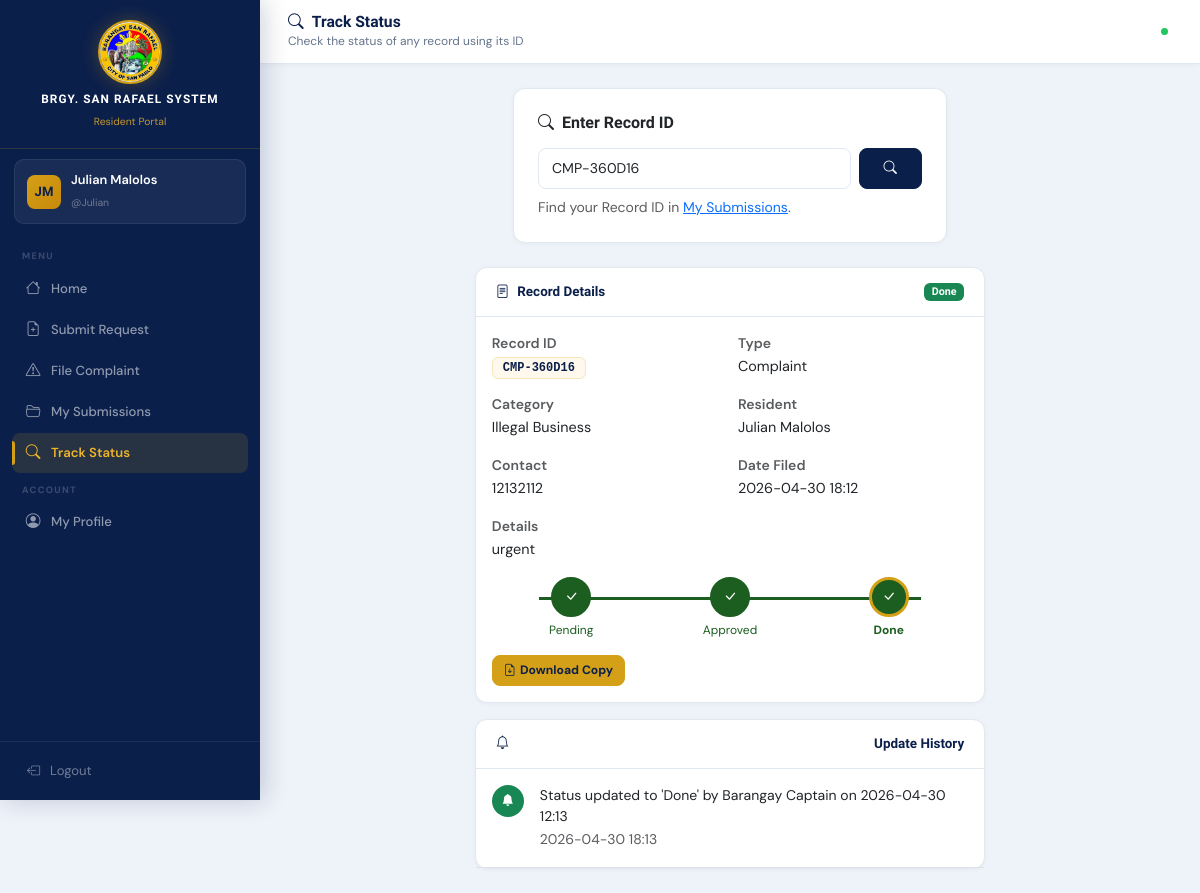
/resident/track_status.php?id=CMP-360D16 (signed in), run on the app's committed database.
### tables this page shows
CREATE TABLE `resident_accounts` (
  `id` int(11) NOT NULL AUTO_INCREMENT,
  `username` varchar(50) NOT NULL,
  `password` varchar(100) NOT NULL,
  `full_name` varchar(100) NOT NULL,
  `address` varchar(200) NOT NULL,
  `contact` varchar(20) NOT NULL,
  `resident_id` varchar(10) DEFAULT NULL,
  `created_at` datetime DEFAULT current_timestamp(),
  PRIMARY KEY (`id`),
  UNIQUE KEY `username` (`username`),
  UNIQUE KEY `resident_id` (`resident_id`),
  CONSTRAINT `resident_accounts_ibfk_1` FOREIGN KEY (`resident_id`) REFERENCES `residents` (`resident_id`)
);

CREATE TABLE `records` (
  `record_id` varchar(20) NOT NULL,
  `record_type` enum('request','complaint') NOT NULL,
  `resident_id` varchar(10) NOT NULL,
  `category` varchar(100) NOT NULL,
  `details` text DEFAULT NULL,
  `status` enum('Pending','Approved','Done') DEFAULT 'Pending',
  `date_submitted` datetime DEFAULT current_timestamp(),
  `is_deleted` tinyint(1) DEFAULT 0,
  `deleted_at` datetime DEFAULT NULL,
  `deleted_by` varchar(100) DEFAULT NULL,
  `delete_reason` varchar(255) DEFAULT NULL,
  PRIMARY KEY (`record_id`),
  KEY `resident_id` (`resident_id`),
  CONSTRAINT `records_ibfk_1` FOREIGN KEY (`resident_id`) REFERENCES `residents` (`resident_id`)
);

CREATE TABLE `notifications` (
  `id` int(11) NOT NULL AUTO_INCREMENT,
  `record_id` varchar(20) NOT NULL,
  `message` text NOT NULL,
  `notif_date` datetime DEFAULT current_timestamp(),
  PRIMARY KEY (`id`),
  KEY `record_id` (`record_id`),
  CONSTRAINT `notifications_ibfk_1` FOREIGN KEY (`record_id`) REFERENCES `records` (`record_id`)
);

### resident/track_status.php (the view, shortened to what this page needs)
<?php
require_once __DIR__.'/../includes/config.php';
$record=null; $notifs=[]; $error=''; $searched=false;
if ($_SERVER['REQUEST_METHOD']==='POST'||isset($_GET['id'])) {
    $rid=strtoupper(trim($_POST['record_id']??$_GET['id']??'')); $searched=true;
    if (!$rid) { $error='Please enter a Record ID.'; }
    else {
        $record=db_fetch_one('SELECT r.*,res.name,res.address,res.contact FROM records r JOIN residents res ON r.resident_id=res.resident_id WHERE r.record_id=?',[$rid]);
        if (!$record) $error="No record found for ID: <strong>".e($rid)."</strong>";
        else $notifs=db_fetch_all('SELECT * FROM notifications WHERE record_id=? ORDER BY notif_date DESC',[$rid]);
    }
}
include __DIR__.'/../includes/header.php';
include __DIR__.'/../includes/resident_sidebar.php';
?>
<div class="main-content">
  <div class="topbar">
    <div><h5><i class="bi bi-search me-2"></i>Track Status</h5><small>Check the status of any record using its ID</small></div>
    <span class="rt-dot" title="Live tracking"></span>
  </div>
  <div class="p-4">
    <div class="row justify-content-center mb-4">
      <div class="col-lg-6">
        <div class="card"><div class="card-body p-4">
          <h6 class="fw-bold mb-3"><i class="bi bi-search me-2"></i>Enter Record ID</h6>
          <form method="post" novalidate>
            <div class="d-flex gap-2">
              <input type="text" name="record_id" class="form-control <?= ($searched&&$error)?'is-invalid':'' ?>"
                     placeholder="e.g. REQ-ABC123 or CMP-XYZ789"
                     value="<?= e($_POST['record_id']??$_GET['id']??'') ?>" required>
              <button type="submit" class="btn btn-primary px-4"><i class="bi bi-search"></i></button>
            </div>
          </form>
          <small class="text-muted mt-2 d-block">Find your Record ID in <a href="/BarangayProject/resident/my_submissions.php">My Submissions</a>.</small>
        </div></div>
      </div>
    </div>
    <?php if($record):
      $status=$record['status']; $steps=['Pending','Approved','Done']; $cur=array_search($status,$steps);
    ?>
    <div class="row justify-content-center">
      <div class="col-lg-7">
        <div class="card mb-3">
          <div class="card-header d-flex justify-content-between align-items-center">
            <span><i class="bi bi-file-text me-2"></i>Record Details</span>
            <?= status_badge($status) ?>
          </div>
          <div class="card-body">
            <div class="row g-3 mb-3">
              <?php foreach([['Record ID','<span class="record-id-chip">'.e($record['record_id']).'</span>'],['Type',ucfirst($record['record_type'])],['Category',e($record['category'])],['Resident',e($record['name'])],['Contact',e($record['contact'])],['Date Filed',substr($record['date_submitted'],0,16)]] as [$k,$v]): ?>
              <div class="col-md-6"><small class="text-muted fw-semibold d-block"><?= $k ?></small><span style="font-size:.9rem;"><?= $v ?></span></div>
              <?php endforeach; ?>
              <?php if($record['details']): ?><div class="col-12"><small class="text-muted fw-semibold d-block">Details</small><span style="font-size:.9rem;"><?= e($record['details']) ?></span></div><?php endif; ?>
            </div>
            <?php if($status!=='Rejected'): ?>
            <div class="d-flex align-items-center justify-content-between my-3 position-relative">
              <?php foreach($steps as $i=>$step): $done=$i<=$cur; $active=$i===$cur; ?>
              <div class="text-center" style="z-index:2;flex:1;">
                <div class="rounded-circle mx-auto d-flex align-items-center justify-content-center fw-bold" style="width:40px;height:40px;background:<?= $done?'#1B5E20':'#E0E0E0' ?>;color:<?= $done?'#fff':'#999' ?>;border:3px solid <?= $active?'#D4A017':($done?'#1B5E20':'#E0E0E0') ?>;font-size:.85rem;">
                  <?= $done?'<i class="bi bi-check-lg"></i>':($i+1) ?>
                </div>
                <small class="d-block mt-1 fw-<?= $active?'bold':'normal' ?>" style="color:<?= $done?'#1B5E20':'#999' ?>;font-size:.75rem;"><?= $step ?></small>
              </div>
              <?php endforeach; ?>
            </div>
            <?php else: ?>
            <div class="alert alert-danger mt-3"><i class="bi bi-x-circle me-1"></i>This record has been <strong>Rejected</strong>. Please contact the barangay office.</div>
            <?php endif; ?>
            <div class="mt-3">
              <a href="/BarangayProject/resident/view_copy.php?id=<?= urlencode($record['record_id']) ?>" target="_blank" class="btn btn-gold btn-sm"><i class="bi bi-file-earmark-arrow-down me-1"></i>Download Copy</a>
            </div>
          </div>
        </div>
        <?php if(!empty($notifs)): ?>
        <div class="card">
          <div class="card-header"><i class="bi bi-bell me-2"></i>Update History</div>
          <div class="card-body p-0">
            <?php foreach($notifs as $n): ?>
            <div class="d-flex gap-3 p-3 border-bottom">
              <div class="rounded-circle bg-success d-flex align-items-center justify-content-center flex-shrink-0" style="width:32px;height:32px;"><i class="bi bi-bell-fill text-white" style="font-size:.75rem;"></i></div>
              <div><div style="font-size:.875rem;"><?= e($n['message']) ?></div><small class="text-muted"><?= substr($n['notif_date'],0,16) ?></small></div>
            </div>
            <?php endforeach; ?>
          </div>
        </div>
        <?php endif; ?>
      </div>
    </div>
    <?php endif; ?>
  </div>
</div>
<?php include __DIR__.'/../includes/footer.php'; ?>

### includes/resident_sidebar.php (shortened to what this page needs)
<?php
$racc=current_resident();
$current=basename($_SERVER['PHP_SELF']);
function res_nav(string $file,string $icon,string $label,string $cur):string{
    $a=$cur===$file?'active':'';
    return "<a href='/BarangayProject/resident/{$file}' class='nav-link {$a}'><i class='bi bi-{$icon}'></i><span>{$label}</span></a>";
}
$init=implode('',array_map(fn($w)=>strtoupper($w[0]),array_slice(explode(' ',$racc['full_name']??'R'),0,2)));
?>
<div class="sidebar" id="residentSidebar">
  <div class="sidebar-brand">
    <img src="/BarangayProject/Logo.jpg" alt="Logo" class="brand-logo">
    <h6><?= APP_NAME ?></h6><small>Resident Portal</small>
  </div>
  <div class="sidebar-user">
    <div class="avatar"><?= e($init) ?></div>
    <div class="user-info"><span><?= e($racc['full_name']??'') ?></span><small>@<?= e($racc['username']??'') ?></small></div>
  </div>
  <nav class="sidebar-nav">
    <div class="nav-section">Menu</div>
    <?= res_nav('home.php','house','Home',$current) ?>
    <?= res_nav('submit_request.php','file-earmark-plus','Submit Request',$current) ?>
    <?= res_nav('file_complaint.php','exclamation-triangle','File Complaint',$current) ?>
    <?= res_nav('my_submissions.php','folder2-open','My Submissions',$current) ?>
    <?= res_nav('track_status.php','search','Track Status',$current) ?>
    <div class="nav-section">Account</div>
    <?= res_nav('profile.php','person-circle','My Profile',$current) ?>
  </nav>
  <div class="sidebar-footer">
    <button type="button" class="btn-logout" onclick="showLogoutModal('residentLogoutModal')">
      <i class="bi bi-box-arrow-left"></i> Logout
    </button>
  </div>
</div>

### includes/config.php (shortened to what this page needs)
<?php
function db(): mysqli {
    static $c=null;
    if (!$c) {
        $c=new mysqli(DB_HOST,DB_USER,DB_PASS,DB_NAME);
        $c->set_charset('utf8mb4');
    }
    return $c;
}
function db_fetch_all(string $sql,array $p=[]): array {
    $s=db()->prepare($sql);
    if ($p) $s->bind_param(str_repeat('s',count($p)),...$p);
    $s->execute(); $r=$s->get_result(); $rows=[];
    while ($row=$r->fetch_assoc()) $rows[]=$row;
    return $rows;
}
function db_fetch_one(string $sql,array $p=[]): ?array { $r=db_fetch_all($sql,$p); return $r[0]??null; }
function is_resident(): bool { return session_name()==='BRGY_RESIDENT' && isset($_SESSION['resident_account_id']); }
function current_resident(): ?array { if (!is_resident()) return null; return db_fetch_one('SELECT * FROM resident_accounts WHERE id=?',[$_SESSION['resident_account_id']]); }
function e(string $s): string { return htmlspecialchars($s,ENT_QUOTES,'UTF-8'); }
function status_badge(string $s): string {
    $m=['Pending'=>'warning','Approved'=>'primary','Done'=>'success','Rejected'=>'danger'];
    return "<span class='badge bg-".($m[$s]??'secondary')."'>".e($s)."</span>";
}

### data on the page
resident_accounts: full_name "JM", full_name "Julian Malolos", username "Julian"
records: status "Done", details "urgent"
notifications: message "Status updated to 'Done' by Barangay Captain on 2026-04-30 12:13", notif_date "2026-04-30 18:13"

### other printed values
APP_NAME "BRGY. SAN RAFAEL SYSTEM"
$label "Home Submit Request File Complaint My Submissions Track Status My Profile"
$k "Record ID"
$v "CMP-360D16"
$k "Type"
$v "Complaint"
$k "Category"
$v "Illegal Business"
$k "Resident"
$v "Julian Malolos"
$k "Contact"
$v "12132112"
$k "Date Filed"
$v "2026-04-30 18:12"
$step "Pending"
